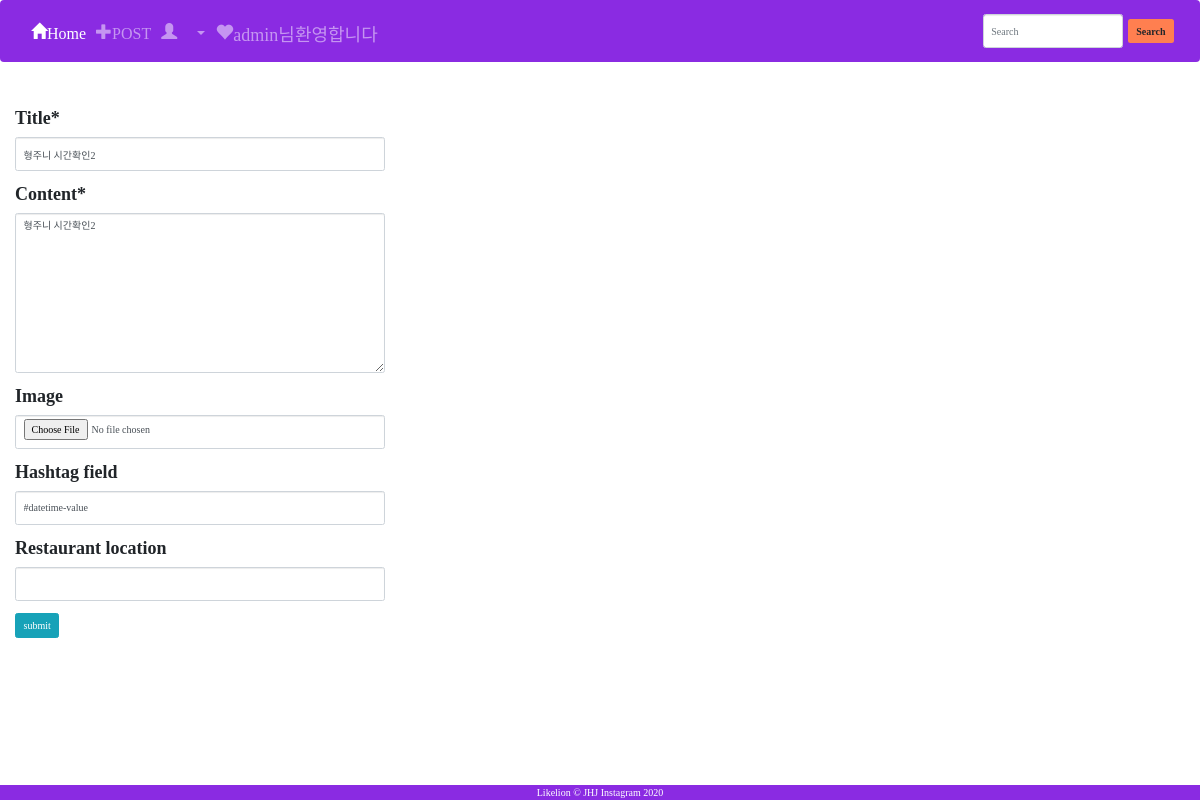
The app's page /update/30 (signed in) with its own data.
### appname/models.py (models this page shows, shortened)
class CustomUser(AbstractUser):
    nickname = models.CharField(max_length=20)
    phone_number = models.CharField(max_length=20)
    profileimage = models.ImageField(upload_to='images/', blank=True)

class Post(models.Model):
    title = models.CharField(max_length=200)
    content = models.TextField()
    image = models.ImageField(upload_to='images/', blank=True)
    writer = models.ForeignKey(
        settings.AUTH_USER_MODEL, on_delete=models.CASCADE, related_name="writer", default="")
    hashtag_field = models.CharField(max_length=200, blank=True)
    hashtags = models.ManyToManyField('Hashtag', blank=True)
    restaurant_location = models.CharField(max_length=200,blank=True)
    create_date = models.DateTimeField('date published',blank=True ,default=datetime.now())#게시물 등록후 지난 시간을 나타내는 필드
    like_user_set = models.ManyToManyField(
        settings.AUTH_USER_MODEL, blank=True, related_name="like_user_set", through="Like")

### appname/views.py (the view)
# urls.py: path('update/<int:pk>', appname.views.update, name='update'),
def update(request, pk):
    post = get_object_or_404(Post, pk=pk)
    if request.method == "POST":
        form = PostForm(request.POST, instance=post)
        if form.is_valid():
            form = form.save(commit=False)
            form.save()
            return redirect('main')
    else:
        form = PostForm(instance=post)
        return render(request, 'appname/create.html', {'form': form})

### appname/forms.py
class PostForm(forms.ModelForm):
    class Meta:
        model = Post
        fields = ['title', 'content', 'image', 'hashtag_field','restaurant_location']

### appname/templates/appname/create.html (shortened to what this page needs)
{% extends 'appname/base.html' %}
{% load crispy_forms_tags %}
{% block content %}
<br>
<br>
<br>
<br>
<br>
<br>
<br>
<div class="col-4">
<form method="POST" enctype="multipart/form-data" style="font-size:large;">
  <table>
    {{ form|crispy}}
  </table>
  <input type="submit" value="submit" class="btn btn-info">
</form>
</div>
{% endblock %}

### appname/templates/appname/base.html (shortened to what this page needs)
<!doctype html>
{% load static %}
<html>
<head>
<link rel="stylesheet" href="https://maxcdn.bootstrapcdn.com/bootstrap/3.3.2/css/bootstrap.min.css">
<link rel="stylesheet" href="https://maxcdn.bootstrapcdn.com/bootstrap/4.0.0/css/bootstrap.min.css">
</head>
<body style="font-family: TmoneyRoundWindExtraBold ;">
  <nav class="navbar  fixed-top navbar-expand-lg navbar-dark  " style="background-color: blueviolet; ">
    <div class="collapse navbar-collapse" id="navbarSupportedContent">
      <ul class="navbar-nav mr-auto" style="width: 80%;">
        <li class="nav-item active">
          <a class="nav-link  glyphicon glyphicon-home " href="{% url 'main' %}" style="font-size: medium;">Home </a>
        </li>
        <li class="nav-item">
          <a class="nav-link glyphicon glyphicon-plus" href="{% url 'create' %}" style="font-size:medium;" >POST</a>
        </li>
        <li class="nav-item dropdown">
          <a class="nav-link dropdown-toggle glyphicon glyphicon-user" href="#" style="font-size:medium;" id="navbarDropdown" role="button" data-toggle="dropdown" aria-haspopup="true" aria-expanded="false">
          </a>
        </li>
        <li class="nav-item">
        {% if user.is_authenticated %}
        <a class="nav-link glyphicon glyphicon-heart" href="#" style="font-size:large; " >{{user.username}}님환영합니다</a>
        {% endif %}
      </li>
      </ul>
      <form class="form-inline my-2 my-lg-0">
        <input class="form-control mr-sm-2" type="search" placeholder="Search" aria-label="Search">
        <button class="btn  my-2 my-sm-0" type="submit" style="font-weight: bold; background-color: coral;">Search</button>
      </form>
    </div>
  </nav>
  {% block content %}
  {% endblock %}
  <footer class="container-fluid navbar-fixed-bottom int-footer" class="int-footer" style="background-color: blueviolet; ">
    <div class="container">
      <p class="m-0 text-center text-white medium">Likelion &copy; JHJ Instagram 2020</p>
    </div>
  </footer>
</body>
</html>

### records on screen
CustomUser: username "admin"
Post: title "형주니 시간확인2", content "형주니 시간확인2", hashtag_field "#datetime-value"
